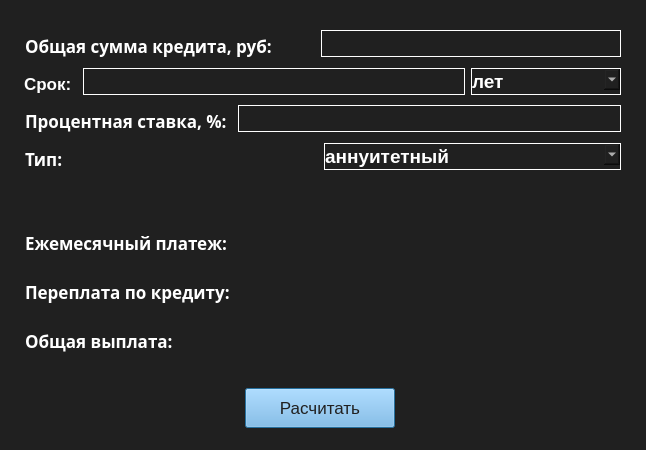
<?xml version="1.0" encoding="UTF-8"?>
<ui version="4.0">
 <class>Credit</class>
 <widget class="QDialog" name="Credit">
  <property name="geometry">
   <rect>
    <x>0</x>
    <y>0</y>
    <width>646</width>
    <height>450</height>
   </rect>
  </property>
  <property name="minimumSize">
   <size>
    <width>646</width>
    <height>450</height>
   </size>
  </property>
  <property name="maximumSize">
   <size>
    <width>646</width>
    <height>450</height>
   </size>
  </property>
  <property name="font">
   <font>
    <pointsize>13</pointsize>
   </font>
  </property>
  <property name="windowTitle">
   <string>Dialog</string>
  </property>
  <property name="styleSheet">
   <string notr="true">background-color: #202020;</string>
  </property>
  <widget class="QWidget" name="layoutWidget">
   <property name="geometry">
    <rect>
     <x>20</x>
     <y>30</y>
     <width>601</width>
     <height>398</height>
    </rect>
   </property>
   <layout class="QVBoxLayout" name="verticalLayout">
    <item>
     <layout class="QHBoxLayout" name="horizontalLayout">
      <item>
       <widget class="QLabel" name="lb_credit_sum">
        <property name="font">
         <font>
          <family>Arioal</family>
          <pointsize>13</pointsize>
          <weight>75</weight>
          <bold>true</bold>
         </font>
        </property>
        <property name="layoutDirection">
         <enum>Qt::LeftToRight</enum>
        </property>
        <property name="styleSheet">
         <string notr="true">QLabel {
	color: white;
	font-size: 13pt;
	font-weight: 600;
	margin-top: 4px;
	margin-bottom: 4px;
}</string>
        </property>
        <property name="text">
         <string>Общая сумма кредита, руб:</string>
        </property>
       </widget>
      </item>
      <item>
       <widget class="QLineEdit" name="ln_credit_sum">
        <property name="sizePolicy">
         <sizepolicy hsizetype="Fixed" vsizetype="Fixed">
          <horstretch>0</horstretch>
          <verstretch>0</verstretch>
         </sizepolicy>
        </property>
        <property name="minimumSize">
         <size>
          <width>300</width>
          <height>0</height>
         </size>
        </property>
        <property name="maximumSize">
         <size>
          <width>300</width>
          <height>16777215</height>
         </size>
        </property>
        <property name="font">
         <font>
          <family>Arial</family>
          <pointsize>14</pointsize>
          <weight>75</weight>
          <bold>true</bold>
         </font>
        </property>
        <property name="styleSheet">
         <string notr="true">QLineEdit {
   	border: 1px solid white;
	color: white;
	font-family: Arial;
	font-size: 14pt;
	font-weight: 600;
	margin-bottom: 4px;
}
</string>
        </property>
        <property name="text">
         <string/>
        </property>
        <property name="placeholderText">
         <string/>
        </property>
       </widget>
      </item>
     </layout>
    </item>
    <item>
     <layout class="QHBoxLayout" name="horizontalLayout_2">
      <item>
       <widget class="QLabel" name="lb_time">
        <property name="styleSheet">
         <string>QLabel {
	color: white;
	font-size: 13pt;
	font-weight: 600;
	margin-top: 4px;
	margin-bottom: 4px;
}</string>
        </property>
        <property name="text">
         <string>Срок:</string>
        </property>
       </widget>
      </item>
      <item>
       <widget class="QLineEdit" name="ln_time">
        <property name="styleSheet">
         <string notr="true">QLineEdit {
   	border: 1px solid white;
	color: white;
	font-family: Arial;
	font-size: 14pt;
	font-weight: 600;
	margin-bottom: 4px;
}</string>
        </property>
       </widget>
      </item>
      <item>
       <widget class="QComboBox" name="cmb_time">
        <property name="minimumSize">
         <size>
          <width>150</width>
          <height>0</height>
         </size>
        </property>
        <property name="styleSheet">
         <string notr="true">QComboBox{
  border: 1px solid white;
  color: white;
  font-family: Arial;
  font-size: 14pt;
  font-weight: 600;
  margin-bottom: 4px;
}</string>
        </property>
        <item>
         <property name="text">
          <string>лет</string>
         </property>
        </item>
        <item>
         <property name="text">
          <string>месяцев</string>
         </property>
        </item>
       </widget>
      </item>
     </layout>
    </item>
    <item>
     <layout class="QHBoxLayout" name="horizontalLayout_3">
      <item>
       <widget class="QLabel" name="lb_nterest">
        <property name="font">
         <font>
          <family>Arioal</family>
          <pointsize>13</pointsize>
          <weight>75</weight>
          <bold>true</bold>
         </font>
        </property>
        <property name="layoutDirection">
         <enum>Qt::RightToLeft</enum>
        </property>
        <property name="styleSheet">
         <string notr="true">QLabel {
	color: white;
	font-size: 13pt;
	font-weight: 600;
	margin-top: 4px;
	margin-bottom: 4px;
}</string>
        </property>
        <property name="text">
         <string>Процентная ставка, %:</string>
        </property>
       </widget>
      </item>
      <item>
       <widget class="QLineEdit" name="ln_interest">
        <property name="font">
         <font>
          <family>Arial</family>
          <pointsize>14</pointsize>
          <weight>75</weight>
          <bold>true</bold>
         </font>
        </property>
        <property name="styleSheet">
         <string notr="true">QLineEdit {
   	border: 1px solid white;
	color: white;
	font-family: Arial;
	font-size: 14pt;
	font-weight: 600;
	margin-bottom: 4px;
}</string>
        </property>
        <property name="text">
         <string/>
        </property>
        <property name="placeholderText">
         <string/>
        </property>
       </widget>
      </item>
     </layout>
    </item>
    <item>
     <layout class="QHBoxLayout" name="horizontalLayout_4">
      <item>
       <widget class="QLabel" name="lb_type">
        <property name="font">
         <font>
          <family>Arioal</family>
          <pointsize>13</pointsize>
          <weight>75</weight>
          <bold>true</bold>
         </font>
        </property>
        <property name="layoutDirection">
         <enum>Qt::RightToLeft</enum>
        </property>
        <property name="styleSheet">
         <string notr="true">QLabel {
	color: white;
	font-size: 13pt;
	font-weight: 600;
	margin-top: 4px;
	margin-bottom: 4px;
}</string>
        </property>
        <property name="text">
         <string>Тип:</string>
        </property>
       </widget>
      </item>
      <item>
       <widget class="QComboBox" name="cmb_type">
        <property name="font">
         <font>
          <family>Arial</family>
          <pointsize>14</pointsize>
          <weight>75</weight>
          <bold>true</bold>
         </font>
        </property>
        <property name="styleSheet">
         <string notr="true">QComboBox{
  border: 1px solid white;
  color: white;
  font-family: Arial;
  font-size: 14pt;
  font-weight: 600;
  margin-bottom: 4px;
}
</string>
        </property>
        <item>
         <property name="text">
          <string>аннуитетный</string>
         </property>
        </item>
        <item>
         <property name="text">
          <string>дифференцированный</string>
         </property>
        </item>
       </widget>
      </item>
     </layout>
    </item>
    <item>
     <spacer name="verticalSpacer">
      <property name="orientation">
       <enum>Qt::Vertical</enum>
      </property>
      <property name="sizeType">
       <enum>QSizePolicy::Fixed</enum>
      </property>
      <property name="sizeHint" stdset="0">
       <size>
        <width>20</width>
        <height>40</height>
       </size>
      </property>
     </spacer>
    </item>
    <item>
     <layout class="QHBoxLayout" name="horizontalLayout_5">
      <item>
       <widget class="QLabel" name="lb_monthly_payment">
        <property name="enabled">
         <bool>true</bool>
        </property>
        <property name="font">
         <font>
          <family>Arioal</family>
          <pointsize>13</pointsize>
          <weight>75</weight>
          <bold>true</bold>
         </font>
        </property>
        <property name="layoutDirection">
         <enum>Qt::RightToLeft</enum>
        </property>
        <property name="styleSheet">
         <string notr="true">QLabel {
	color: white;
	font-size: 13pt;
	font-weight: 600;
	margin-top: 4px;
	margin-bottom: 4px;
}</string>
        </property>
        <property name="text">
         <string>Eжемесячный платеж:</string>
        </property>
       </widget>
      </item>
      <item>
       <widget class="QLabel" name="lb_monthly_payment_res">
        <property name="font">
         <font>
          <pointsize>13</pointsize>
          <weight>75</weight>
          <bold>true</bold>
         </font>
        </property>
        <property name="styleSheet">
         <string notr="true">QLabel {
	color: white;
	font-size: 13pt;
	font-weight: 600;
	margin-top: 4px;
	margin-bottom: 4px;
}</string>
        </property>
        <property name="text">
         <string/>
        </property>
       </widget>
      </item>
     </layout>
    </item>
    <item>
     <layout class="QHBoxLayout" name="horizontalLayout_6">
      <item>
       <widget class="QLabel" name="lb_overpayment">
        <property name="font">
         <font>
          <family>Arioal</family>
          <pointsize>13</pointsize>
          <weight>75</weight>
          <bold>true</bold>
         </font>
        </property>
        <property name="layoutDirection">
         <enum>Qt::RightToLeft</enum>
        </property>
        <property name="styleSheet">
         <string notr="true">QLabel {
	color: white;
	font-size: 13pt;
	font-weight: 600;
	margin-top: 4px;
	margin-bottom: 4px;
}</string>
        </property>
        <property name="text">
         <string>Переплата по кредиту:</string>
        </property>
       </widget>
      </item>
      <item>
       <widget class="QLabel" name="lb_overpayment_res">
        <property name="font">
         <font>
          <family>Arial</family>
          <pointsize>13</pointsize>
          <weight>75</weight>
          <bold>true</bold>
         </font>
        </property>
        <property name="styleSheet">
         <string notr="true">QLabel {
	color: white;
	font-family: Arial;
	font-size: 13pt;
	font-weight: 600;
	margin-top: 4px;
	margin-bottom: 4px;
}</string>
        </property>
        <property name="text">
         <string/>
        </property>
       </widget>
      </item>
     </layout>
    </item>
    <item>
     <layout class="QHBoxLayout" name="horizontalLayout_7">
      <item>
       <widget class="QLabel" name="lb_total">
        <property name="font">
         <font>
          <family>Arioal</family>
          <pointsize>13</pointsize>
          <weight>75</weight>
          <bold>true</bold>
         </font>
        </property>
        <property name="layoutDirection">
         <enum>Qt::RightToLeft</enum>
        </property>
        <property name="styleSheet">
         <string notr="true">QLabel {
	color: white;
	font-size: 13pt;
	font-weight: 600;
	margin-top: 4px;
	margin-bottom: 4px;
}</string>
        </property>
        <property name="text">
         <string>Oбщая выплата:</string>
        </property>
       </widget>
      </item>
      <item>
       <widget class="QLabel" name="lb_total_res">
        <property name="font">
         <font>
          <pointsize>13</pointsize>
          <weight>75</weight>
          <bold>true</bold>
         </font>
        </property>
        <property name="styleSheet">
         <string notr="true">QLabel {
	color: white;
	font-size: 13pt;
	font-weight: 600;
	margin-top: 4px;
	margin-bottom: 4px;
}</string>
        </property>
        <property name="text">
         <string/>
        </property>
       </widget>
      </item>
     </layout>
    </item>
    <item>
     <spacer name="verticalSpacer_2">
      <property name="orientation">
       <enum>Qt::Vertical</enum>
      </property>
      <property name="sizeType">
       <enum>QSizePolicy::Fixed</enum>
      </property>
      <property name="sizeHint" stdset="0">
       <size>
        <width>20</width>
        <height>20</height>
       </size>
      </property>
     </spacer>
    </item>
    <item>
     <layout class="QHBoxLayout" name="horizontalLayout_8">
      <item>
       <widget class="QPushButton" name="pushButton">
        <property name="minimumSize">
         <size>
          <width>150</width>
          <height>40</height>
         </size>
        </property>
        <property name="maximumSize">
         <size>
          <width>150</width>
          <height>40</height>
         </size>
        </property>
        <property name="styleSheet">
         <string notr="true">QPushButton {
    background-color: #76B9ED;
	color: #202020;
}
QPushButton:hover {
    background-color: rgb(109, 169, 216);
}
QPushButton:pressed {
    background-color: rgb(100, 154, 195);
    color: rgb(64, 98, 124);
}</string>
        </property>
        <property name="text">
         <string>Расчитать</string>
        </property>
       </widget>
      </item>
     </layout>
    </item>
   </layout>
  </widget>
 </widget>
 <resources/>
 <connections/>
</ui>
